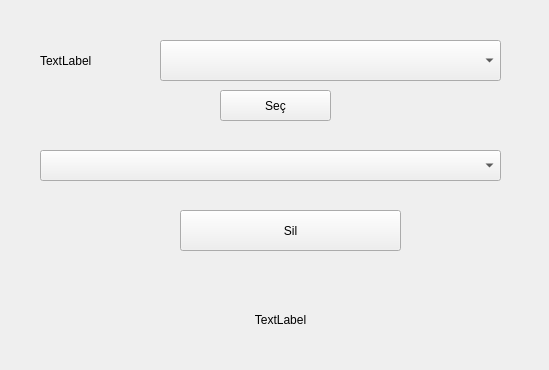
<?xml version="1.0" encoding="UTF-8"?>
<ui version="4.0">
 <class>Silmek</class>
 <widget class="QWidget" name="Silmek">
  <property name="geometry">
   <rect>
    <x>0</x>
    <y>0</y>
    <width>549</width>
    <height>370</height>
   </rect>
  </property>
  <property name="windowTitle">
   <string>Form</string>
  </property>
  <widget class="QLabel" name="lblSilmek">
   <property name="geometry">
    <rect>
     <x>40</x>
     <y>40</y>
     <width>101</width>
     <height>41</height>
    </rect>
   </property>
   <property name="text">
    <string>TextLabel</string>
   </property>
  </widget>
  <widget class="QComboBox" name="cmbSilmek1">
   <property name="geometry">
    <rect>
     <x>160</x>
     <y>40</y>
     <width>341</width>
     <height>41</height>
    </rect>
   </property>
  </widget>
  <widget class="QPushButton" name="btnSecimSil">
   <property name="geometry">
    <rect>
     <x>220</x>
     <y>90</y>
     <width>111</width>
     <height>31</height>
    </rect>
   </property>
   <property name="text">
    <string>Seç</string>
   </property>
  </widget>
  <widget class="QPushButton" name="btnSil">
   <property name="geometry">
    <rect>
     <x>180</x>
     <y>210</y>
     <width>221</width>
     <height>41</height>
    </rect>
   </property>
   <property name="text">
    <string>Sil</string>
   </property>
  </widget>
  <widget class="QComboBox" name="cmbSilmek2">
   <property name="geometry">
    <rect>
     <x>40</x>
     <y>150</y>
     <width>461</width>
     <height>31</height>
    </rect>
   </property>
  </widget>
  <widget class="QLabel" name="lblTalimat">
   <property name="geometry">
    <rect>
     <x>40</x>
     <y>300</y>
     <width>481</width>
     <height>41</height>
    </rect>
   </property>
   <property name="text">
    <string>&lt;html&gt;&lt;head/&gt;&lt;body&gt;&lt;p align=&quot;center&quot;&gt;TextLabel&lt;/p&gt;&lt;/body&gt;&lt;/html&gt;</string>
   </property>
   <property name="alignment">
    <set>Qt::AlignCenter</set>
   </property>
  </widget>
 </widget>
 <resources/>
 <connections/>
</ui>
